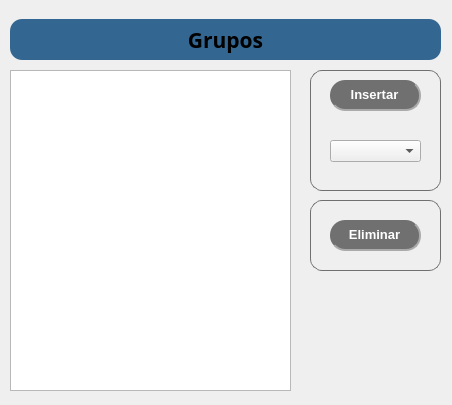
<?xml version="1.0" encoding="UTF-8"?>
<ui version="4.0">
 <class>Grupos</class>
 <widget class="QDialog" name="Grupos">
  <property name="geometry">
   <rect>
    <x>0</x>
    <y>0</y>
    <width>452</width>
    <height>405</height>
   </rect>
  </property>
  <property name="minimumSize">
   <size>
    <width>452</width>
    <height>405</height>
   </size>
  </property>
  <property name="maximumSize">
   <size>
    <width>452</width>
    <height>405</height>
   </size>
  </property>
  <property name="windowTitle">
   <string>Dialog</string>
  </property>
  <property name="styleSheet">
   <string notr="true">QLabel{
border-radius:12px;
background-color: rgb(51, 103, 145);

}

</string>
  </property>
  <widget class="QLabel" name="label">
   <property name="geometry">
    <rect>
     <x>10</x>
     <y>19</y>
     <width>431</width>
     <height>41</height>
    </rect>
   </property>
   <property name="font">
    <font>
     <family>Yu Gothic UI Semibold</family>
     <pointsize>16</pointsize>
     <weight>75</weight>
     <bold>true</bold>
    </font>
   </property>
   <property name="text">
    <string>Grupos</string>
   </property>
   <property name="alignment">
    <set>Qt::AlignCenter</set>
   </property>
  </widget>
  <widget class="QTableWidget" name="tableWidget">
   <property name="geometry">
    <rect>
     <x>10</x>
     <y>70</y>
     <width>281</width>
     <height>321</height>
    </rect>
   </property>
  </widget>
  <widget class="QFrame" name="frameFunciones">
   <property name="geometry">
    <rect>
     <x>310</x>
     <y>70</y>
     <width>131</width>
     <height>121</height>
    </rect>
   </property>
   <property name="styleSheet">
    <string notr="true">QFrame{
border-radius:12px;
border:1px solid rgb(112, 112, 112);
}

QLabel{
border-radius:12px;
background-color: rgb(234, 234, 234);

}
QPushButton{

border-radius:15px;
color: rgb(255, 255, 255);
background-color: rgb(112, 112, 112);
border-right:2px solid rgb(170, 170, 170);
border-bottom:2px solid rgb(170, 170, 170);
}


QPushButton:hover{
border-right:1px solid rgb(170, 170, 170);
border-bottom:1px solid rgb(170, 170, 170)

}
QPushButton:pressed{
border:0px;

}


</string>
   </property>
   <property name="frameShape">
    <enum>QFrame::StyledPanel</enum>
   </property>
   <property name="frameShadow">
    <enum>QFrame::Raised</enum>
   </property>
   <widget class="QPushButton" name="pushButtonInsertar">
    <property name="geometry">
     <rect>
      <x>20</x>
      <y>10</y>
      <width>91</width>
      <height>31</height>
     </rect>
    </property>
    <property name="font">
     <font>
      <family>Arial</family>
      <pointsize>10</pointsize>
      <weight>75</weight>
      <bold>true</bold>
     </font>
    </property>
    <property name="styleSheet">
     <string notr="true"/>
    </property>
    <property name="text">
     <string>Insertar</string>
    </property>
   </widget>
   <widget class="QComboBox" name="comboBox">
    <property name="geometry">
     <rect>
      <x>20</x>
      <y>70</y>
      <width>91</width>
      <height>22</height>
     </rect>
    </property>
   </widget>
  </widget>
  <widget class="QFrame" name="frameFunciones_2">
   <property name="geometry">
    <rect>
     <x>310</x>
     <y>200</y>
     <width>131</width>
     <height>71</height>
    </rect>
   </property>
   <property name="styleSheet">
    <string notr="true">QFrame{
border-radius:12px;
border:1px solid rgb(112, 112, 112);
}

QLabel{
border-radius:12px;
background-color: rgb(234, 234, 234);

}
QPushButton{

border-radius:15px;
color: rgb(255, 255, 255);
background-color: rgb(112, 112, 112);
border-right:2px solid rgb(170, 170, 170);
border-bottom:2px solid rgb(170, 170, 170);
}


QPushButton:hover{
border-right:1px solid rgb(170, 170, 170);
border-bottom:1px solid rgb(170, 170, 170)

}
QPushButton:pressed{
border:0px;

}


</string>
   </property>
   <property name="frameShape">
    <enum>QFrame::StyledPanel</enum>
   </property>
   <property name="frameShadow">
    <enum>QFrame::Raised</enum>
   </property>
   <widget class="QPushButton" name="pushButtonEliminar_2">
    <property name="geometry">
     <rect>
      <x>20</x>
      <y>20</y>
      <width>91</width>
      <height>31</height>
     </rect>
    </property>
    <property name="font">
     <font>
      <family>Arial</family>
      <pointsize>10</pointsize>
      <weight>75</weight>
      <bold>true</bold>
     </font>
    </property>
    <property name="styleSheet">
     <string notr="true"/>
    </property>
    <property name="text">
     <string>Eliminar</string>
    </property>
   </widget>
  </widget>
 </widget>
 <resources/>
 <connections/>
</ui>
